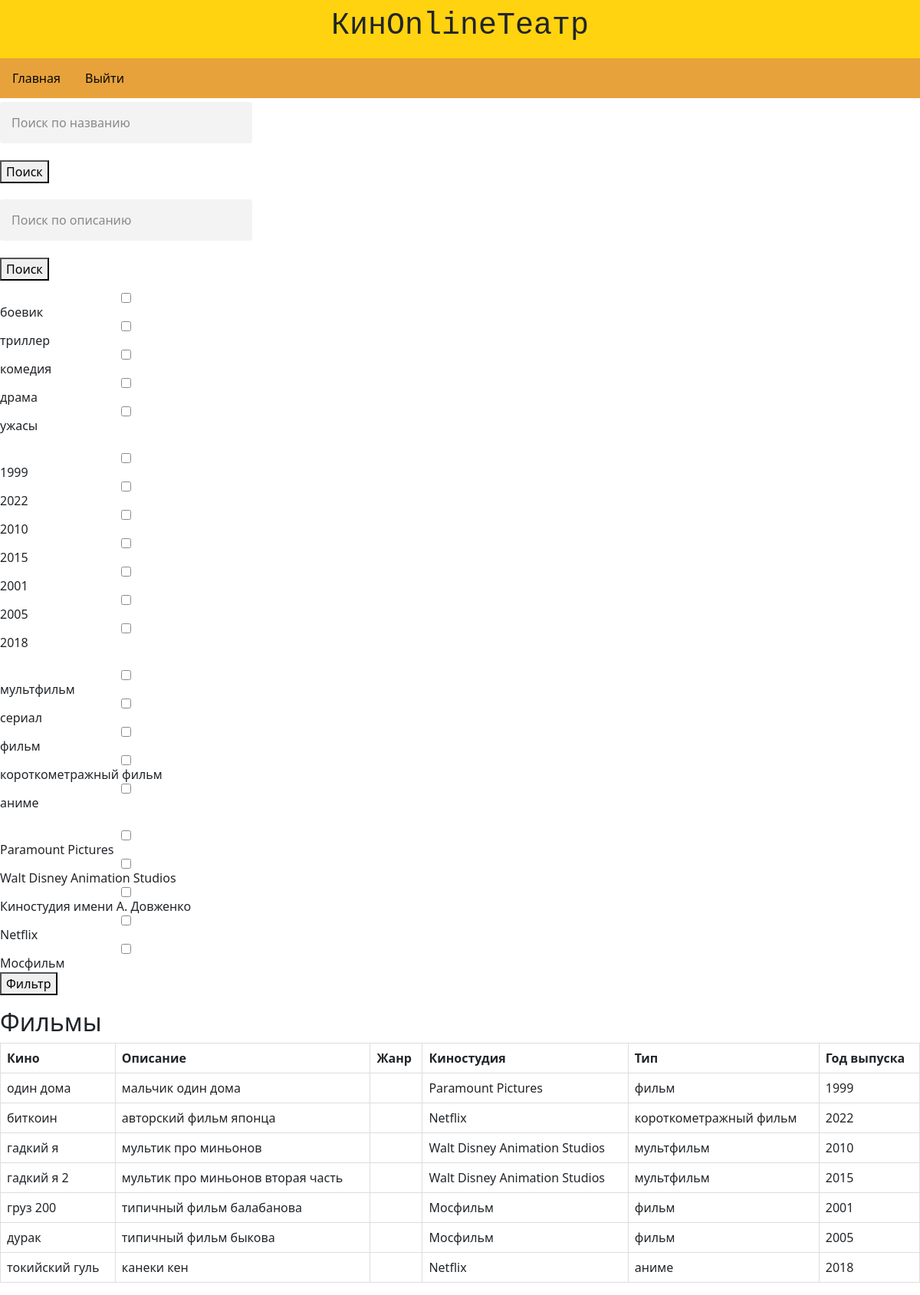
/filter/, run on an earlier commit of the app's database.
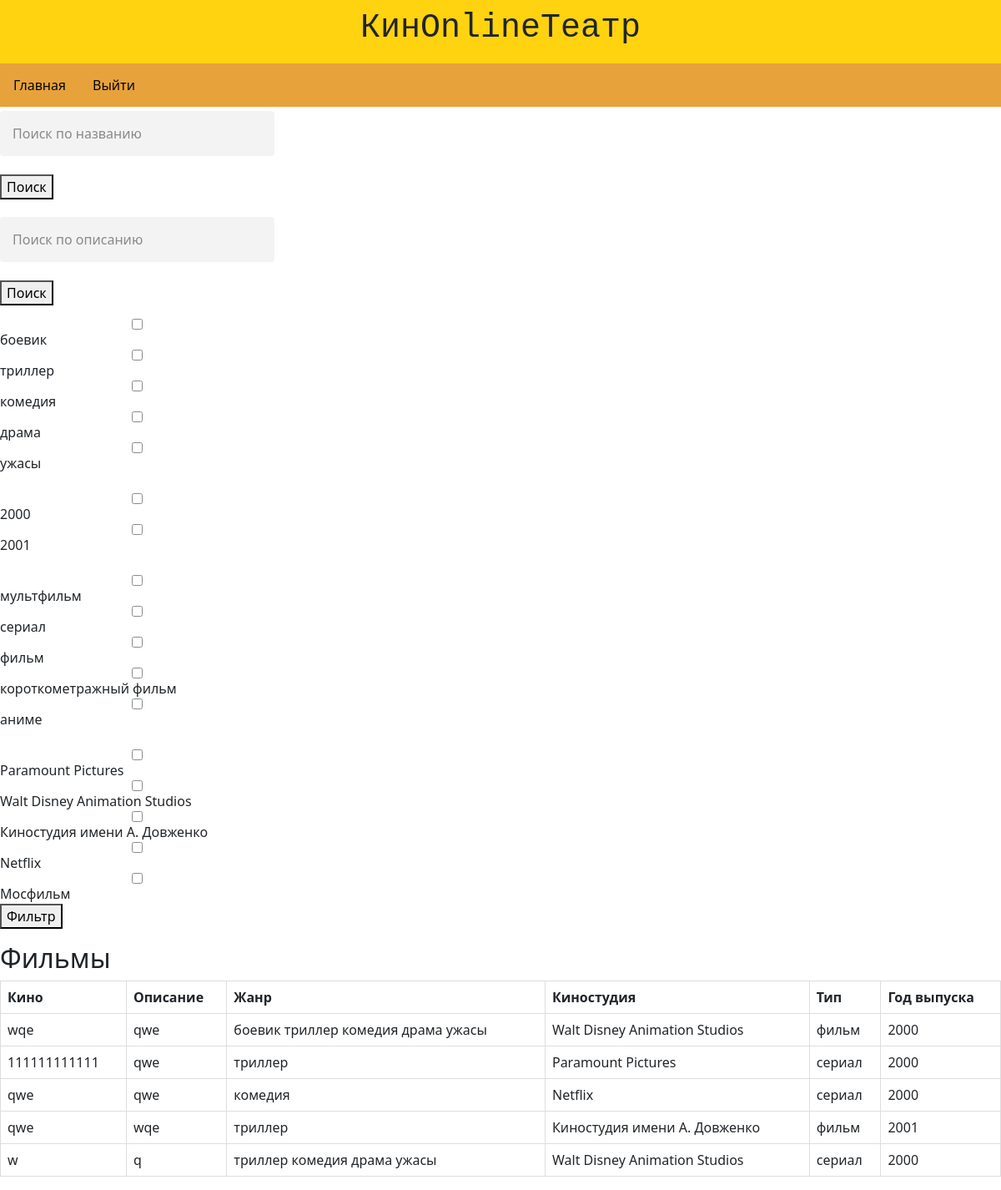
And on a later commit of the database.
### main/models.py (models this page shows, shortened)
class Zhanr(models.Model):
    name = models.CharField('жанр', max_length=20)

class KinoType(models.Model):
    typename = models.CharField('выберите тип', max_length=40)

class Studio(models.Model):
    name = models.CharField('название студии', max_length=40)

class Kino(models.Model):
    title = models.CharField('название фильма', max_length=50)
    desc = models.CharField('описание фильма', max_length=300)
    genres = models.ManyToManyField(Zhanr, default=None,related_name="genres")
    studio = models.ForeignKey(Studio, on_delete=models.CASCADE, default=None, related_name="studio")
    type = models.ForeignKey(KinoType, on_delete=models.CASCADE, default=None, related_name="type")
    year = models.IntegerField(default=2000)
    class Meta:
        verbose_name = 'фильм'
        verbose_name_plural = 'фильмы'

### main/views.py (the view)
# urls.py: path("filter/", views.FilterMoviesView.as_view(), name='filter'),
class FilterMoviesView(FilterView, ListView):
    def get_queryset(self):
        queryset = Kino.objects.all()
        if self.request.GET.getlist("year"):
            queryset = queryset.filter(Q(year__in=self.request.GET.getlist("year")))
        if self.request.GET.getlist("genre"):
            queryset = queryset.filter(Q(genres__in=self.request.GET.getlist("genre")))
        if self.request.GET.getlist("type"):
            queryset = queryset.filter(Q(type__in=self.request.GET.getlist("type")))
        if self.request.GET.getlist("studio"):
            queryset = queryset.filter(Q(studio__in=self.request.GET.getlist("studio")))
        if self.request.GET.getlist("FilmName"):
            queryset = queryset.filter(Q(title__istartswith=self.request.GET.getlist("FilmName")[0]))
        if self.request.GET.getlist("FilmDesc"):
            queryset = queryset.filter(Q(desc__icontains=self.request.GET.getlist("FilmDesc")[0]))
        return queryset.distinct()

### main/views.py (called while the page is built)
    def get_genres(self):
        return Zhanr.objects.all()

    def get_years(self):
        return Kino.objects.values("year").distinct()

    def get_types(self):
        return KinoType.objects.all()

    def get_studios(self):
        return Studio.objects.all()

### templates/main/kino_list.html (shortened to what this page needs)
{%load static%}
<html lang="en">
<head>
       <link rel="stylesheet" href="{% static 'main/css/style.css' %}">
    <link rel="stylesheet" href="https://cdn.jsdelivr.net/npm/bootstrap@5.1.3/dist/css/bootstrap.min.css"
>
</head>
<body>
<div class="header">
    <h1>КинОnlineТеатр</h1>
</div>
<div class="topnav">
    <a href="">Главная</a>
    <a href="{% url 'logout' %}">Выйти</a>
</div>
<label class="custom-checkbox">
<form action="{% url 'filter' %}" method="get">
 <input name="FilmName" type="text" placeholder="Поиск по названию">
     <button type="submit">Поиск</button>
</form>
<form action="{% url 'filter' %}" method="get">
 <input name="FilmDesc" type="text" placeholder="Поиск по описанию">
     <button type="submit">Поиск</button>
</form>
    <form action="{% url 'filter' %}" method="get">
        {% for genre in view.get_genres %}
            {% if genre.id != 1 %}
        <div>
                    <input type="checkbox" name="genre" value="{{ genre.id }}">
                    <span >{{ genre.name }}</span>
        </div>
            {% endif %}
        {% endfor %}
        <br>
         {% for year in view.get_years %}
             <div>
                 <input type="checkbox" name="year" value="{{ year.year }}">
                <span >{{  year.year }}</span>
             </div>
         {% endfor %}
        <br>
     {% for types in view.get_types %}
                <div>
                    <input type="checkbox" name="type" value="{{ types.id }}">
                    <span >{{ types.typename }}</span>
                </div>
        {% endfor %}
        <br>
    {% for studios in view.get_studios %}
                <div>
                    <input type="checkbox" name="studio" value="{{ studios.id }}">
                    <span >{{ studios.name }}</span>
                </div>
        {% endfor %}
     <button type="submit">Фильтр</button>
     </form>
</label>
<h2>Фильмы</h2>
{% if kino_list %}
<table class="table">
    <tr>
        <th> Кино</th>
        <th> Описание</th>
        <th> Жанр</th>
        <th> Киностудия</th>
        <th> Тип </th>
        <th>Год выпуска</th>
    </tr>
    {% for el in kino_list %}
    <tr>
            <td> {{ el.title }}</td>
         <td>{{ el.desc }}</td>
         <td>
              {% for genre in el.genres.all %}
                  {{ genre.name }}
              {% endfor %}
         </td>
        <td>{{ el.studio.name }}</td>
        <td>{{ el.type.typename }}</td>
        <td>{{ el.year }}</td>
    </tr>
    {% endfor %}
</table>
{% else %}
<p>У нас нет фильмов(((</p>
{% endif %}
</body>
</html>

### main/static/main/css/style.css (style rules this page uses)
body { margin: 0; }
.header { background-color: #ffd30f; text-align: center; padding: 10px; }
.topnav { overflow: hidden; background-color: rgb(231, 162, 59); }
.topnav a { float: left; display: block; color: #070707; text-align: center; padding: 14px 16px; text-decoration: none; }
.header { font-family: "Lucida Console", "Courier New", monospace; }
* { box-sizing: border-box }
input, .btn { width: 100%; padding: 12px; border: none; border-radius: 4px; margin: 5px 0; opacity: 0.85; display: inline-block; font-size: 17px; line-height: 20px; text-decoration: none; }
input[type=text], input[type=password] { width: 100%; padding: 15px; margin: 5px 0 22px 0; display: inline-block; border: none; background: #f1f1f1; }
a { color: dodgerblue; }
.table { width: 100%; margin-bottom: 20px; border: 1px solid #dddddd; border-collapse: collapse; }
.table th { font-weight: bold; padding: 5px; background: #860a0a; border: 1px solid #dddddd; }
.table td { border: 1px solid #dddddd; padding: 5px; }

What changed in the data, as far as the page shows it:
removed Kino: title "гадкий я", desc "мультик про миньонов", studio.name "Walt Disney Animation Studios", type.typename "мультфильм", year "2010"
removed Kino: title "груз 200", desc "типичный фильм балабанова", studio.name "Мосфильм", type.typename "фильм", year "2001"
removed Kino: title "дурак", desc "типичный фильм быкова", studio.name "Мосфильм", type.typename "фильм", year "2005"
removed Kino: title "токийский гуль", desc "канеки кен", studio.name "Netflix", type.typename "аниме", year "2018"
added Kino: title "wqe", desc "qwe", studio.name "Walt Disney Animation Studios", type.typename "фильм", year "2000", Zhanr (name "боевик"), Zhanr (name "триллер"), Zhanr (name "комедия"), Zhanr (name "драма"), Zhanr (name "ужасы")
changed Kino "Paramount Pictures": title "один дома" → "111111111111"; desc "мальчик один дома" → "qwe"; gains Zhanr (name "триллер"); type.typename "фильм" → "сериал"; year "1999" → "2000"
changed Kino "Netflix": title "биткоин" → "qwe"; desc "авторский фильм японца" → "qwe"; gains Zhanr (name "комедия"); type.typename "короткометражный фильм" → "сериал"; year "2022" → "2000"
added Kino: title "qwe", desc "wqe", studio.name "Киностудия имени А. Довженко", type.typename "фильм", year "2001", Zhanr (name "триллер")
changed Kino (number 5 of 5 on the later page): title "гадкий я 2" → "w"; desc "мультик про миньонов вторая часть" → "q"; gains Zhanr (name "триллер"); gains Zhanr (name "комедия"); gains Zhanr (name "драма"); gains Zhanr (name "ужасы"); type.typename "мультфильм" → "сериал"; year "2015" → "2000"
Also different on the page:
new list line: "☐ 2000"
list line gone: "☐ 1999"
list line gone: "☐ 2022"
list line gone: "☐ 2010"
list line gone: "☐ 2015"
list line gone: "☐ 2005"
list line gone: "☐ 2018"
